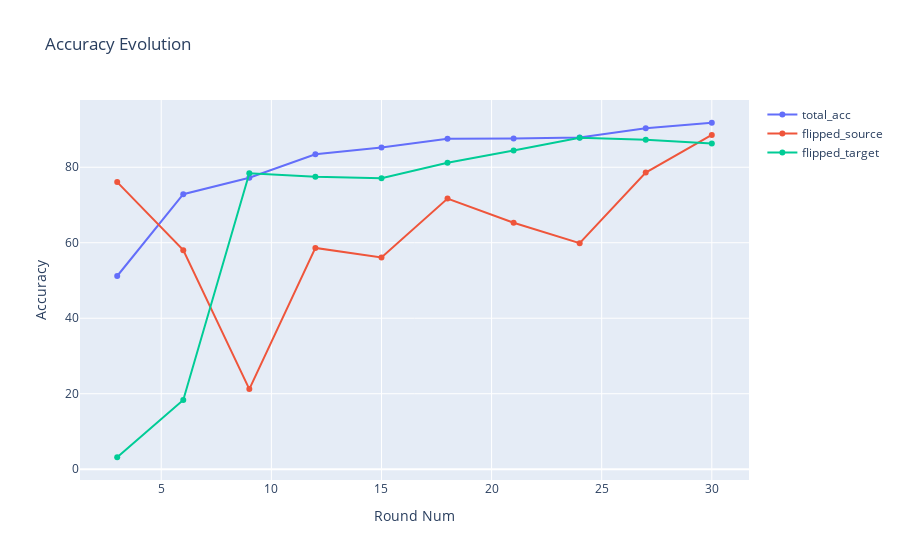

Here is the notebook cell this chart was saved with:
### Markdown cell above
### B. Comparing Accuracy of Flipped classes(Source and Target)

### Code cell
# Create traces
fig = go.Figure()
fig.add_trace(go.Scatter(x=data_df['round_num'], y=data_df['total_acc'],
                    mode='lines+markers',
                    name='total_acc'))

fig.add_trace(go.Scatter(x=data_df['round_num'], y=data_df['class_2_acc'],
                    mode='lines+markers',
                    name='flipped_source'))

fig.add_trace(go.Scatter(x=data_df['round_num'], y=data_df['class_9_acc'],
                    mode='lines+markers',
                    name='flipped_target'))

fig.update_layout(title='Accuracy Evolution',
                   xaxis_title='Round Num',
                   yaxis_title='Accuracy')
fig.show()

### Figure 1 — Plotly figure (JSON) as saved in the notebook; plotly's stock layout.template omitted (floating-point values rounded to 4 significant figures)
{"data": [{"mode": "lines+markers", "name": "total_acc", "type": "scatter", "x": [3, 6, 9, 12, 15, 18, 21, 24, 27, 30], "y": [51.19, 72.85, 77.22, 83.46, 85.26, 87.55, 87.62, 87.89, 90.35, 91.79]}, {"mode": "lines+markers", "name": "flipped_source", "type": "scatter", "x": [3, 6, 9, 12, 15, 18, 21, 24, 27, 30], "y": [76.07, 58.04, 21.22, 58.62, 56.1, 71.71, 65.31, 59.88, 78.59, 88.57]}, {"mode": "lines+markers", "name": "flipped_target", "type": "scatter", "x": [3, 6, 9, 12, 15, 18, 21, 24, 27, 30], "y": [3.171, 18.33, 78.39, 77.5, 77.11, 81.17, 84.44, 87.81, 87.31, 86.32]}], "layout": {"title": {"text": "Accuracy Evolution"}, "xaxis": {"title": {"text": "Round Num"}}, "yaxis": {"title": {"text": "Accuracy"}}}}
